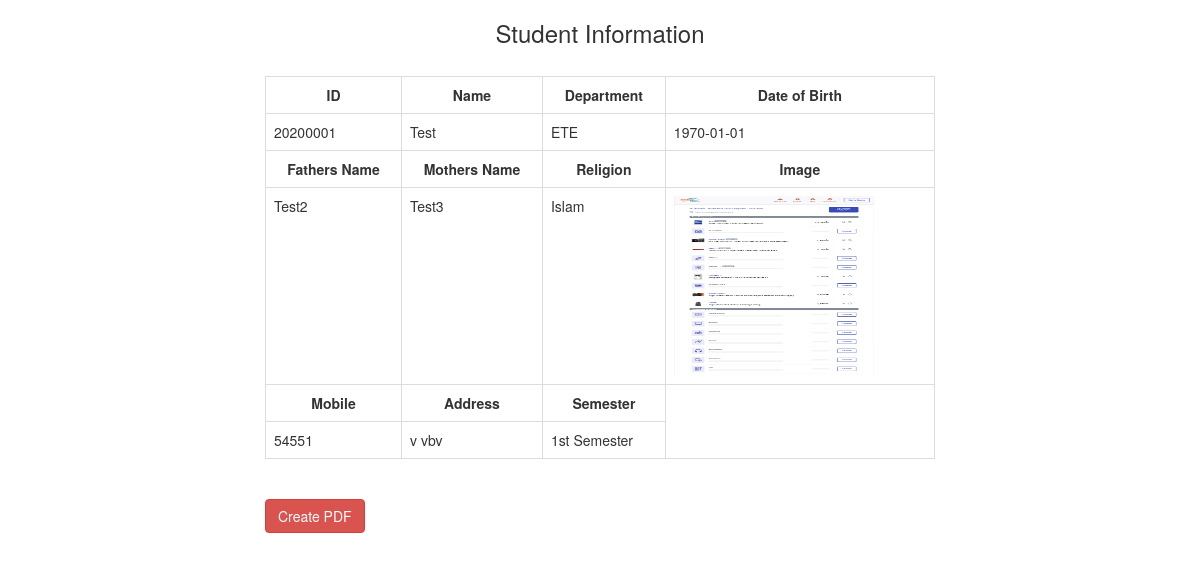
The page /view_student.php?id=1 on the database its author committed.
### tables this page shows
CREATE TABLE `add_student` (
  `id` int(11) NOT NULL,
  `usertype` varchar(255) NOT NULL,
  `name` varchar(255) NOT NULL,
  `fName` varchar(255) NOT NULL,
  `mName` varchar(255) NOT NULL,
  `mobile` int(15) NOT NULL,
  `address` varchar(255) NOT NULL,
  `gender` varchar(100) NOT NULL,
  `religion` varchar(255) NOT NULL,
  `discount` varchar(255) NOT NULL,
  `id_no` int(100) NOT NULL,
  `dob` date NOT NULL,
  `year_id` int(100) NOT NULL,
  `class_id` int(100) NOT NULL,
  `group_id` int(100) NOT NULL,
  `shift_id` int(100) NOT NULL,
  `image` varchar(255) NOT NULL
);

CREATE TABLE `stugroup` (
  `id` int(11) NOT NULL,
  `name` varchar(255) NOT NULL
);

CREATE TABLE `class` (
  `id` int(11) NOT NULL,
  `name` varchar(255) NOT NULL
);

### view_student.php (the view, shortened to what this page needs)
<?php
function fetch_data()
{
     require_once('db/connection.php');
     $output = '';
     if (isset($_GET['id'])) {
          $id = $_GET['id'];
          $sql = "select *,class.name as semester,add_student.name,add_student.id as stId,add_student.id_no,add_student.image ,year.name as yearName,stugroup.name as department  from add_student
                join stugroup on add_student.group_id = stugroup.id
                join class on add_student.class_id = class.id
                join year on add_student.year_id = year.id
                where  add_student.id='$id'";
          $stu_editquery = $con->query($sql);
          $view_data = $stu_editquery->fetch_assoc();
          $output .=               '<tr>
                                        <th class="text-center">ID</th>
                                        <th class="text-center">Name</th>
                                        <th class="text-center">Department</th>
                                        <th class="text-center">Date of Birth</th>
                                   </tr>';
          $output .=               '<tr>
                                        <td>' . $view_data["id_no"] . '</td>
                                        <td>' . $view_data["name"] . '</td>
                                        <td>' . $view_data["department"] . '</td>
                                        <td>' . $view_data["dob"] . '</td>
                                   </tr> ';
          $output .=               '<tr>
                                        <th class="text-center">Fathers Name</th>
                                        <th class="text-center">Mothers Name</th>
                                        <th class="text-center">Religion</th>
                                        <th class="text-center">Image</th>
                                   </tr>';
          $output .=               '<tr>
                                   <td>' . $view_data["fName"] . '</td>
                                   <td>' . $view_data["mName"] . '</td>
                                   <td>' . $view_data["religion"] . '</td>
                                   <td><img src="' . $view_data["image"] . '" width="200px" height="180px"></td>
                                   </tr>  ';
          $output .=               '<tr>
                                        <th class="text-center">Mobile</th>
                                        <th class="text-center">Address</th>
                                        <th class="text-center">Semester</th>
                                   </tr>';
          $output .=               '<tr>
                                   <td>' . $view_data["mobile"] . '</td>
                                   <td>' . $view_data["address"] . '</td>
                                   <td>' . $view_data["semester"] . '</td>
                                   </tr>  ';
          return $output;
     }
}
?>
<!DOCTYPE html>
<html>
<head>
     <link rel="stylesheet" href="https://maxcdn.bootstrapcdn.com/bootstrap/3.3.6/css/bootstrap.min.css" />
</head>
<body>
     <div class="container" style="width:700px;">
          <h3 align="center">Student Information</h3><br />
          <div class="table-responsive">
               <table class="table table-bordered">
                    <?php
                    echo fetch_data();
                    ?>
               </table>
               <br />
               <form method="post">
                    <input type="submit" name="create_pdf" class="btn btn-danger" value="Create PDF" />
               </form>
          </div>
     </div>
</body>
</html>

### rows shown on the page
add_student: id_no "20200001", name "Test", stugroup.name "ETE", dob "1970-01-01", fName "Test2", mName "Test3", religion "Islam", image (picture), mobile "54551", address "v vbv", class.name "1st Semester"
